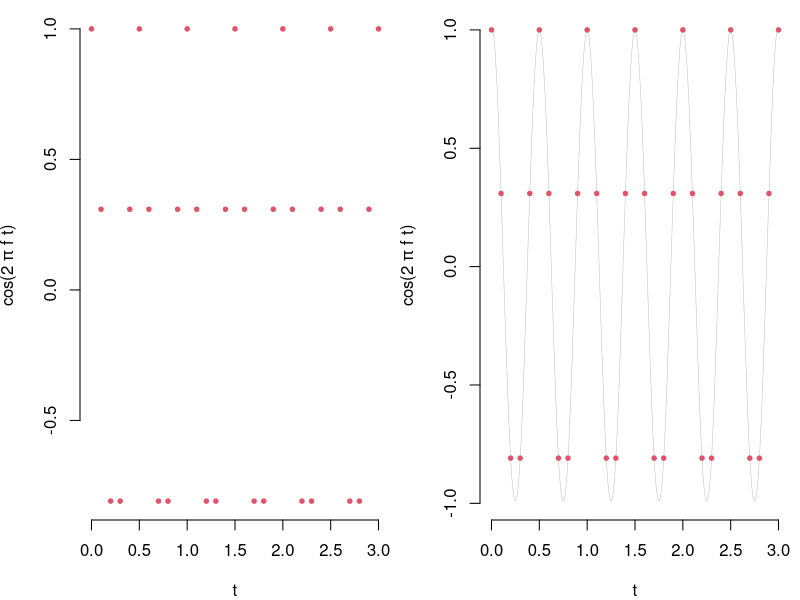
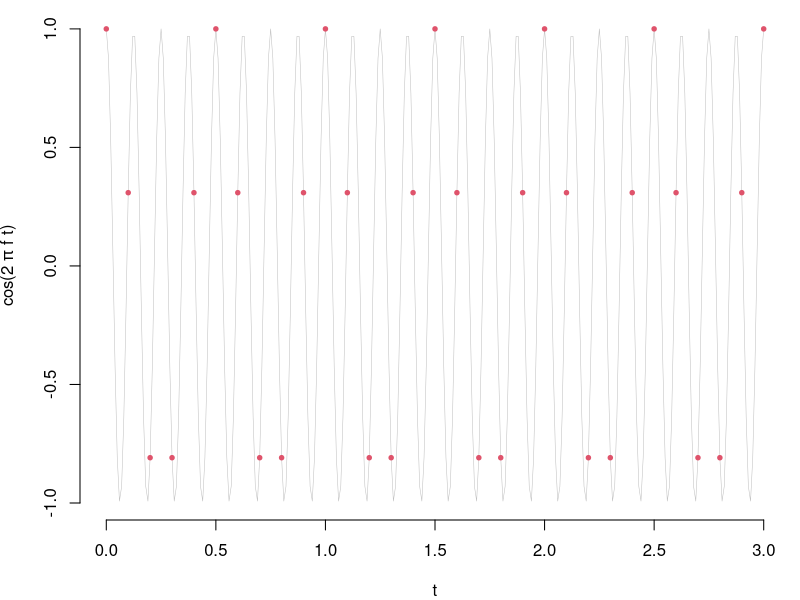

The R script that drew these images, in order:
pdf("images/chapter_6/aliasing1.pdf", width=7, height=4)
par(mar=c(4, 4, 0.5, 0.5), mfrow=c(1,2))
#label===aliasing1
library("pracma")
f <- 8                  # (@\wingding{1}@)
dt1 <- 0.1              # (@\wingding{2}@)
t1 = seq(0, 3, by=dt1)  # (@\wingding{3}@) 
y1 = cos(2*pi*f*t1)     # (@\wingding{4}@)
plot(t1, y1, axes=FALSE, col=2, pch=19, cex=0.6,
     xlab="t", ylab=expression(paste("cos(2 ", pi, " f t)")))
axis(1); axis(2)

dt1_est <- 0.001                # (@\wingding{5}@)
t1_est <- seq(0, 3, by=dt1_est) # (@\wingding{6}@)
y_est <- interp1(t1, y1, t1_est, method = "spline")  # (@\wingding{7}@)
plot(t1_est, y_est, type='l', axes=FALSE, col="grey", lwd=0.5,
     xlab="t", ylab=expression(paste("cos(2 ", pi, " f t)")))
points(t1, y1, col=2, pch=19, cex=0.6)
axis(1); axis(2)
#===end
dev.off()


pdf("images/chapter_6/aliasing2.pdf", width=4, height=4)
par(mar=c(4, 4, 0.5, 0.5))
#label===aliasing2
f <- 8                  # (@\wingding{1}@)
dt2 <- 0.01             # (@\wingding{2}@)
t2 <- seq(0, 3, by=dt2) # (@\wingding{3}@)
y2 <- cos(2*pi*f*t2)    # (@\wingding{4}@)
plot(t2, y2, type='l', axes=FALSE, col="grey", lwd=0.5,
     xlab="t", ylab=expression(paste("cos(2 ", pi, " f t)")))
points(t1, y1, col=2, pch=19, cex=0.6) # (@\wingding{5}@)
axis(1); axis(2)
#===end
dev.off()
